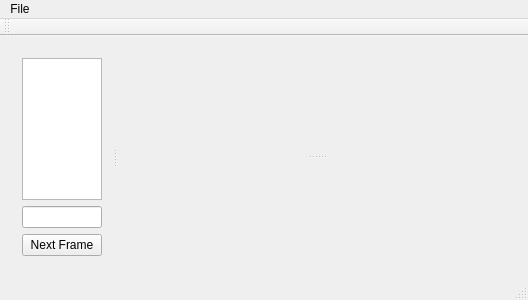
<?xml version="1.0" encoding="UTF-8"?>
<ui version="4.0">
 <class>MainWindow</class>
 <widget class="QMainWindow" name="MainWindow">
  <property name="geometry">
   <rect>
    <x>0</x>
    <y>0</y>
    <width>528</width>
    <height>300</height>
   </rect>
  </property>
  <property name="windowTitle">
   <string>MainWindow</string>
  </property>
  <widget class="QWidget" name="centralWidget">
   <layout class="QGridLayout" name="gridLayout">
    <item row="0" column="0">
     <widget class="QSplitter" name="splitter_2">
      <property name="orientation">
       <enum>Qt::Horizontal</enum>
      </property>
      <widget class="QWidget" name="widget" native="true">
       <property name="maximumSize">
        <size>
         <width>300</width>
         <height>16777215</height>
        </size>
       </property>
       <layout class="QVBoxLayout" name="verticalLayout">
        <property name="sizeConstraint">
         <enum>QLayout::SetMinimumSize</enum>
        </property>
        <item>
         <widget class="QTextEdit" name="fileStats"/>
        </item>
        <item>
         <widget class="QLineEdit" name="num_samples"/>
        </item>
        <item>
         <widget class="QPushButton" name="nextFrame">
          <property name="text">
           <string>Next Frame</string>
          </property>
         </widget>
        </item>
       </layout>
      </widget>
      <widget class="QSplitter" name="splitter">
       <property name="orientation">
        <enum>Qt::Vertical</enum>
       </property>
       <widget class="QCustomPlot" name="customPlot" native="true">
        <property name="minimumSize">
         <size>
          <width>400</width>
          <height>0</height>
         </size>
        </property>
       </widget>
       <widget class="QCustomPlot" name="fft_plot" native="true"/>
      </widget>
     </widget>
    </item>
   </layout>
  </widget>
  <widget class="QMenuBar" name="menuBar">
   <property name="geometry">
    <rect>
     <x>0</x>
     <y>0</y>
     <width>528</width>
     <height>27</height>
    </rect>
   </property>
   <widget class="QMenu" name="menuFile">
    <property name="title">
     <string>File</string>
    </property>
    <addaction name="actionOpen"/>
    <addaction name="actionExit"/>
   </widget>
   <addaction name="menuFile"/>
  </widget>
  <widget class="QToolBar" name="mainToolBar">
   <attribute name="toolBarArea">
    <enum>TopToolBarArea</enum>
   </attribute>
   <attribute name="toolBarBreak">
    <bool>false</bool>
   </attribute>
  </widget>
  <widget class="QStatusBar" name="statusBar"/>
  <action name="actionOpen">
   <property name="text">
    <string>Open</string>
   </property>
   <property name="shortcut">
    <string>Ctrl+O</string>
   </property>
  </action>
  <action name="actionExit">
   <property name="text">
    <string>Exit</string>
   </property>
   <property name="shortcut">
    <string>Ctrl+Q</string>
   </property>
  </action>
 </widget>
 <layoutdefault spacing="6" margin="11"/>
 <customwidgets>
  <customwidget>
   <class>QCustomPlot</class>
   <extends>QWidget</extends>
   <header>qcustomplot.h</header>
   <container>1</container>
  </customwidget>
 </customwidgets>
 <resources/>
 <connections/>
</ui>
